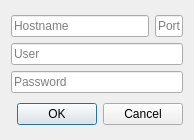
<?xml version="1.0" encoding="UTF-8"?>
<ui version="4.0">
 <class>ConnectionWithLoginDialog</class>
 <widget class="QDialog" name="ConnectionWithLoginDialog">
  <property name="geometry">
   <rect>
    <x>0</x>
    <y>0</y>
    <width>194</width>
    <height>140</height>
   </rect>
  </property>
  <property name="sizePolicy">
   <sizepolicy hsizetype="Expanding" vsizetype="Expanding">
    <horstretch>0</horstretch>
    <verstretch>0</verstretch>
   </sizepolicy>
  </property>
  <property name="windowTitle">
   <string>Dialog</string>
  </property>
  <layout class="QVBoxLayout" name="verticalLayout">
   <item>
    <layout class="QVBoxLayout" name="verticalLayout_2">
     <item>
      <layout class="QHBoxLayout" name="horizontalLayout" stretch="5,1">
       <item>
        <widget class="QLineEdit" name="hostname">
         <property name="placeholderText">
          <string>Hostname</string>
         </property>
        </widget>
       </item>
       <item>
        <widget class="QLineEdit" name="port">
         <property name="sizePolicy">
          <sizepolicy hsizetype="Preferred" vsizetype="Fixed">
           <horstretch>0</horstretch>
           <verstretch>0</verstretch>
          </sizepolicy>
         </property>
         <property name="alignment">
          <set>Qt::AlignRight|Qt::AlignTrailing|Qt::AlignVCenter</set>
         </property>
         <property name="placeholderText">
          <string>Port</string>
         </property>
        </widget>
       </item>
      </layout>
     </item>
     <item>
      <widget class="QLineEdit" name="user">
       <property name="placeholderText">
        <string>User</string>
       </property>
      </widget>
     </item>
     <item>
      <widget class="QLineEdit" name="password">
       <property name="echoMode">
        <enum>QLineEdit::Password</enum>
       </property>
       <property name="placeholderText">
        <string>Password</string>
       </property>
      </widget>
     </item>
    </layout>
   </item>
   <item>
    <widget class="QDialogButtonBox" name="buttonBox">
     <property name="orientation">
      <enum>Qt::Horizontal</enum>
     </property>
     <property name="standardButtons">
      <set>QDialogButtonBox::Cancel|QDialogButtonBox::Ok</set>
     </property>
    </widget>
   </item>
  </layout>
 </widget>
 <resources/>
 <connections>
  <connection>
   <sender>buttonBox</sender>
   <signal>accepted()</signal>
   <receiver>ConnectionWithLoginDialog</receiver>
   <slot>accept()</slot>
   <hints>
    <hint type="sourcelabel">
     <x>257</x>
     <y>130</y>
    </hint>
    <hint type="destinationlabel">
     <x>157</x>
     <y>139</y>
    </hint>
   </hints>
  </connection>
  <connection>
   <sender>buttonBox</sender>
   <signal>rejected()</signal>
   <receiver>ConnectionWithLoginDialog</receiver>
   <slot>reject()</slot>
   <hints>
    <hint type="sourcelabel">
     <x>325</x>
     <y>130</y>
    </hint>
    <hint type="destinationlabel">
     <x>286</x>
     <y>139</y>
    </hint>
   </hints>
  </connection>
 </connections>
</ui>
